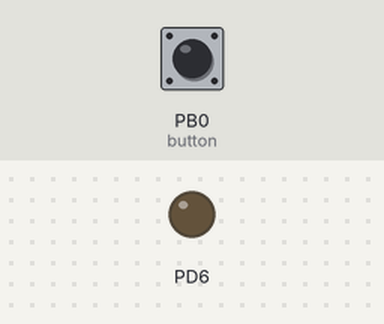
Simulated run of this program. Board: ATmega328P, built with avr-gcc and emulated at 1 MHz (the files do not name the chip). Parts: output pins drawn as LEDs (lit = HIGH). Inputs (shaded band) come from the test bench; at power-on: PB0 (button) LOW.

Above: at 1.2 s.
1.3 s: PB0 (button) pulled HIGH for 0.15 s
At 2.1 s:
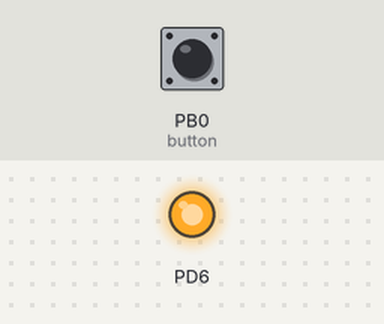
2.9 s: PB0 (button) pulled HIGH for 1 s
At 3.2 s:
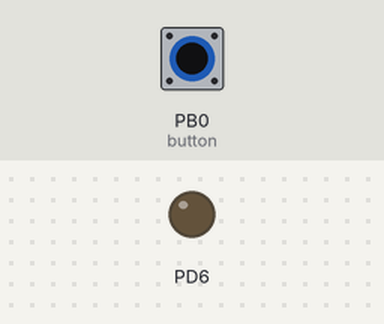
Timing chart, 0 to 5.9 s (numbered marks = the images above; inputs shaded):
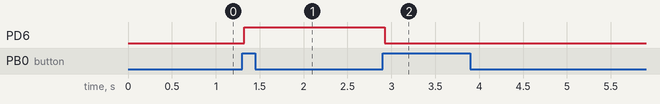

Measured:
- after the input at 1.3 s, PD6: LOW → HIGH at once
- after the input at 2.9 s, PD6: HIGH → LOW at once

The program:

main.cpp
```cpp
#include <avr/io.h>
#include <avr/interrupt.h>

#define DEBOUNCE_THRESHOLD 500  // Number of loops to consider for debouncing
#define RESET_THRESHOLD 10000   // Number of loops to consider for resetting state after holding the button

volatile uint8_t currentState = 0;        // OFF -> ON -> SLOW -> FAST
volatile uint16_t count = 0;              // Will keep track of time spent while on/off during SLOW and FAST
volatile uint8_t pendingStateChange = 0;  // Flag to indicate if a state change is pending (used to debounce the button)
uint8_t debouncing = 0;                   // Flag to indicate if we are currently debouncing
uint16_t debounceCounter = 0;             // Counter for debouncing
uint16_t resetCounter = 0;                // Counter to reset state after 2 second hold


ISR(PCINT0_vect)
{
  if (PINB & (1 << PB0))    // Only increase state if its a push, not a release
  {
    count = 0;
    pendingStateChange = 1;
  }
}

int main()
{
  DDRD |= (1 << PD6);       // PD6 as output

  DDRB &= ~(1 << PB0);      // PB0 as input
  PORTB &= ~(1 << PB0);     // Disable internal pullup resistor

  // Set up interrupts

  PCICR |= (1 << PCIE0);    // Enable pin change interrupts for PORT B
  PCMSK0 |= (1 << PCINT0);  // Enable pin change interrupt for PB0

  sei();


  while(1)
  {

    // ***** Reset check *****
    if (PINB & (1 << PB0))
    {
      resetCounter++;

      if (resetCounter > RESET_THRESHOLD)
      {
        currentState = 0;
        resetCounter = 0;
      }
    }

    if (!(PINB & (1 << PB0)))
    {
      resetCounter = 0;
    }

    // ***** Handle debouncing *****
    if (pendingStateChange && !debouncing)
    {
      debouncing = 1;
      debounceCounter = 0;
      pendingStateChange = 0;
    }

    if (debouncing)
    {
      debounceCounter++;
      if (debounceCounter >= DEBOUNCE_THRESHOLD)
      {
        debouncing = 0;
        debounceCounter = 0;
        if (PINB & (1 << PB0))  // If the button is still pressed after debounce time, we consider it a valid press
        {
          currentState++;
          currentState %= 4;
        }
      }
    }

    // ***** Update LED state *****
    switch (currentState)
    {
    case 0:                     // OFF
      PORTD &= ~(1 << PD6);
      break;

    case 1:                     // ON
      PORTD |= (1 << PD6);
      break;

    case 2:                     // SLOW blinks, every 50000 loops
      count++;
      count %= 50000;           // Reset count every 50000 loops to create a blinking pattern
      if (count < 25000)        // LED on for the first half of the cycle, off for the second half
      {
        PORTD &= ~(1 << PD6);
      }
      else
      {
        PORTD |= (1 << PD6);
      }
      break;

    case 3:                     // FAST blinks, every 5000 loops
      count++;
      count %= 5000;            // Reset count every 5000 loops to create a blinking pattern
      if (count < 2500)         // LED on for the first half of the cycle, off for the second half
      {
        PORTD &= ~(1 << PD6);
      }
      else
      {
        PORTD |= (1 << PD6);
      }
      break;

    default:
      break;
    }
  }

  return 0;
}
```
